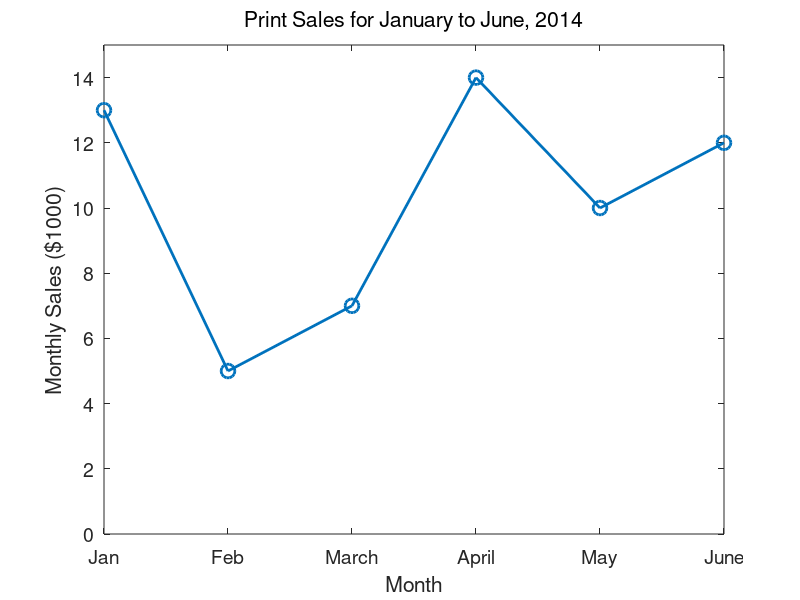

Source code (MATLAB):
function salePlot()
    month = {'Jan', 'Feb', 'March', 'April', 'May', 'June'};
    data = [13, 5, 7, 14, 10, 12];
    plot(data,'-o', ...
        'LineWidth', 2, ...
        'MarkerSize', 10);
    xlabel('Month');
    ylabel('Monthly Sales ($1000)');
    title('Print Sales for January to June, 2014', ...
          'FontSize', 16, ...
          'FontWeight' , 'normal');
    xticklabels(month);
    set(gca,'fontsize',14);
    ylim([0 15]);
end